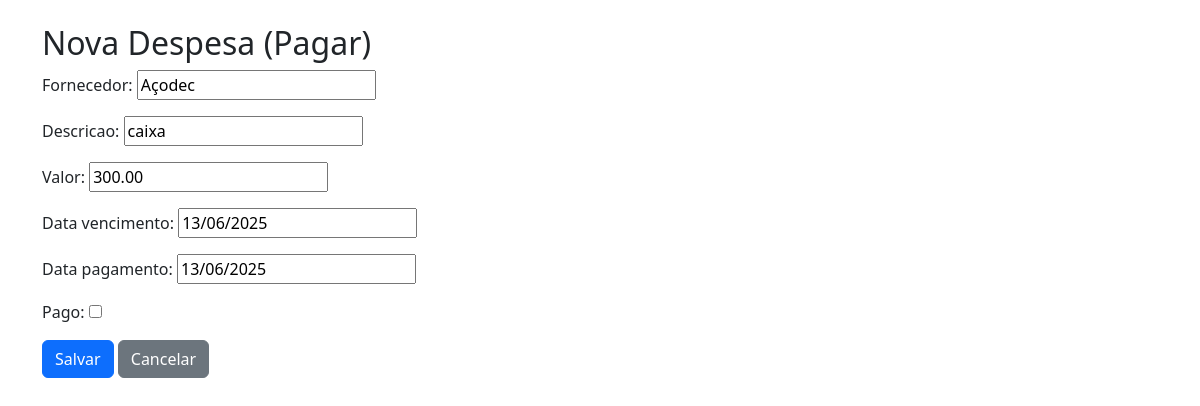
/financeiro/pagar/editar/1/ (signed in), run on an earlier commit of the app's database.
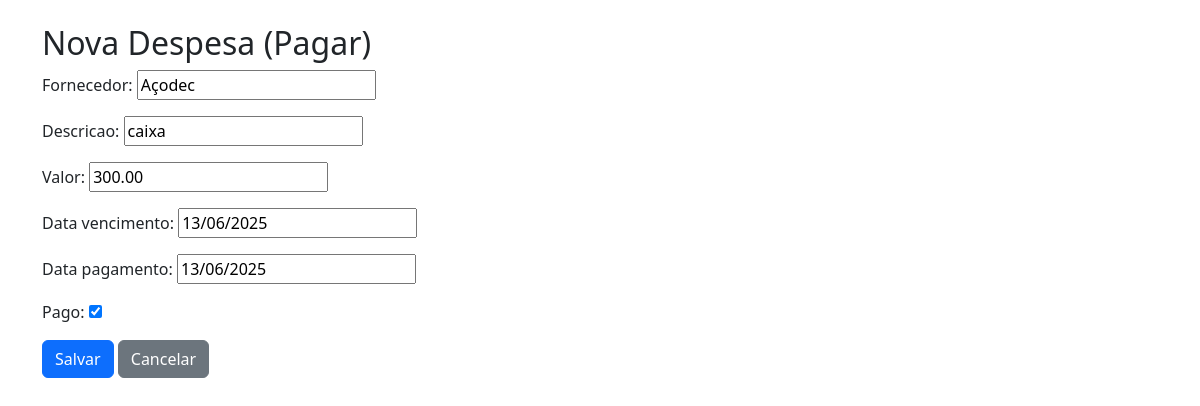
And on a later commit of the database.
### financeiro/models.py (models this page shows, shortened)
class ContaPagar(models.Model):
    fornecedor = models.CharField(max_length=150)
    descricao = models.CharField(max_length=200)
    valor = models.DecimalField(max_digits=10, decimal_places=2)
    data_vencimento = models.DateField()
    data_pagamento = models.DateField(null=True, blank=True)
    pago = models.BooleanField(default=False)

### financeiro/views.py (the view)
# urls.py: path('pagar/editar/<int:conta_id>/', views.editar_conta_pagar, name='editar_conta_pagar'),
@login_required
def editar_conta_pagar(request, conta_id):
    conta = get_object_or_404(ContaPagar, id=conta_id)
    if request.method == 'POST':
        form = ContaPagarForm(request.POST, instance=conta)
        if form.is_valid():
            form.save()
            return redirect('lista_contas_pagar')
    else:
        form = ContaPagarForm(instance=conta)
    return render(request, 'financeiro/form_pagar.html', {'form': form})

### financeiro/forms.py
class ContaPagarForm(forms.ModelForm):
    class Meta:
        model = ContaPagar
        fields = '__all__'

### Templates/financeiro/form_pagar.html (shortened to what this page needs)
<!DOCTYPE html>
<html>
<head>
    <link href="https://cdn.jsdelivr.net/npm/bootstrap@5.3.0/dist/css/bootstrap.min.css" rel="stylesheet">
</head>
<body class="p-4">
<div class="container">
    <h2>Nova Despesa (Pagar)</h2>
    <form method="post">
        {{ form.as_p }}
        <button type="submit" class="btn btn-primary">Salvar</button>
        <a href="{% url 'lista_contas_pagar' %}" class="btn btn-secondary">Cancelar</a>
    </form>
</div>
</body>
</html>

What changed in the data, as far as the page shows it:
changed ContaPagar "Açodec": pago "☐" → "☑"
